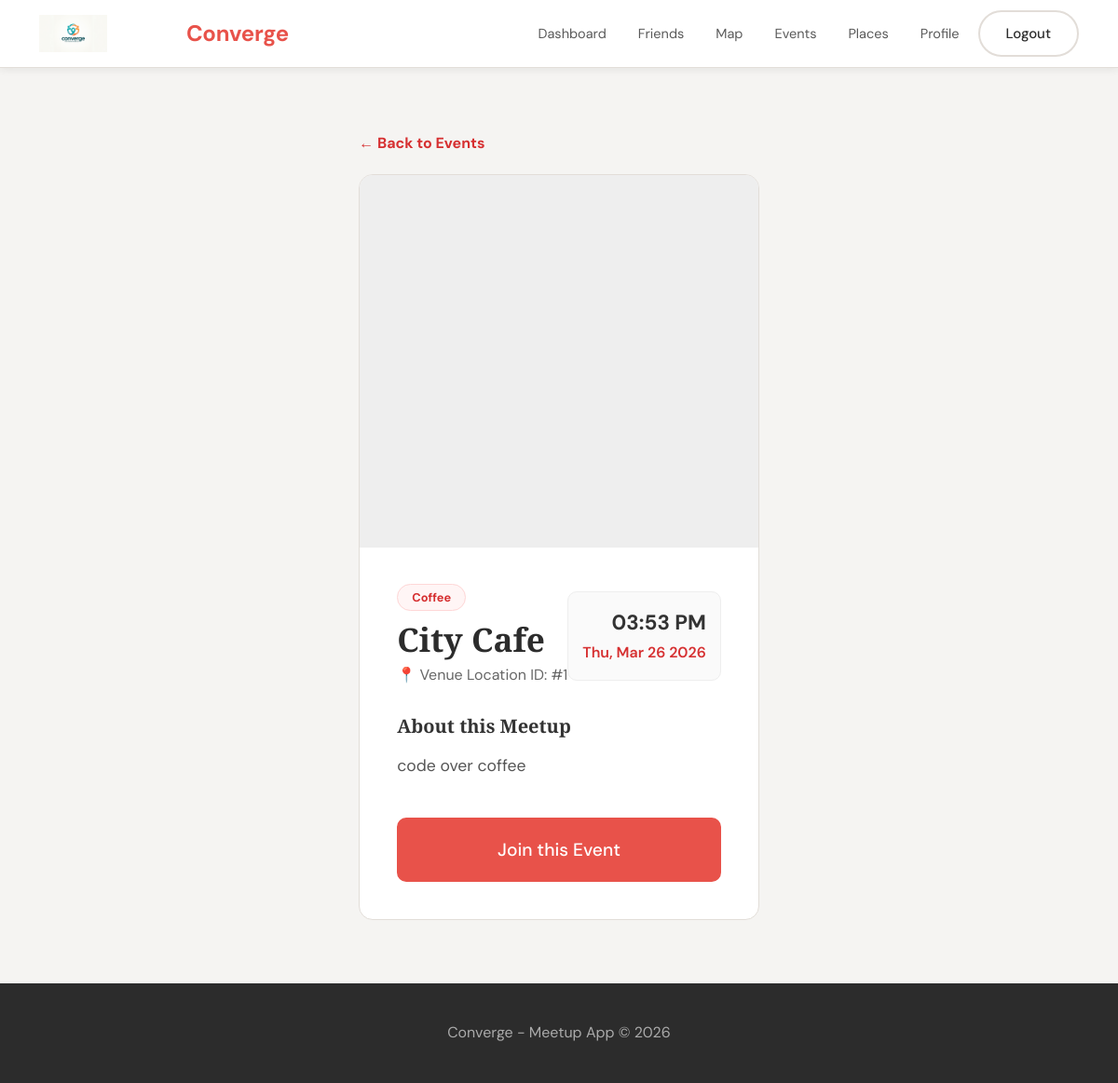
Page /events/join_events.php?event_id=1 (signed in) on the committed database.
### tables this page shows
CREATE TABLE `events` (
  `id` int NOT NULL AUTO_INCREMENT,
  `creator_id` int DEFAULT NULL,
  `place_id` int DEFAULT NULL,
  `event_time` datetime DEFAULT NULL,
  `description` text,
  PRIMARY KEY (`id`)
);

CREATE TABLE `places` (
  `place_id` int NOT NULL AUTO_INCREMENT,
  `place_name` varchar(100) DEFAULT NULL,
  `category` varchar(100) DEFAULT NULL,
  `lat` decimal(10,8) DEFAULT NULL,
  `lng` decimal(11,8) DEFAULT NULL,
  PRIMARY KEY (`place_id`)
);

### events/join_events.php (the view, shortened to what this page needs)
<?php
require_once '../config/db.php';
$current_user = $_SESSION["user_id"];
$event_id = mysqli_real_escape_string($conn, $_GET["event_id"]);
$sql = "SELECT e.*, p.place_name, p.category, p.lat, p.lng
        FROM events e
        JOIN places p ON e.place_id = p.place_id
        WHERE e.id = '$event_id'";
$res = $conn->query($sql);
$event = $res->fetch_assoc();
$check_status = $conn->query("SELECT * FROM event_participants WHERE event_id='$event_id' AND user_id='$current_user'");
$already_joined = ($check_status->num_rows > 0);
$map_coords = ($event['lat'] && $event['lng']) ? $event['lat'] . "," . $event['lng'] : "0,0";
?>
<!DOCTYPE html>
<html lang="en">
<head>
    <link rel="stylesheet" href="../style1.css">
</head>
<body>
<?php require_once '../includes/header.php'; ?>
<main class="dashboard-page">
    <div style="max-width: 900px; margin: 0 auto; padding: 20px;">
        <a href="view_events.php" style="text-decoration: none; color: #d63031; font-weight: bold; display: inline-block; margin-bottom: 20px;">
            ← Back to Events
        </a>
        <div class="dash-card" style="padding: 0; overflow: hidden; border-radius: 15px;">
            <div style="width: 100%; height: 400px; background: #eee;">
                <iframe
                    width="100%"
                    height="100%"
                    frameborder="0"
                    style="border:0"
                    src="https://maps.google.com/maps?q=<?php echo $map_coords; ?>&t=&z=15&ie=UTF8&iwloc=&output=embed"
                    allowfullscreen>
                </iframe>
            </div>
            <div style="padding: 40px;">
                <div style="display: flex; justify-content: space-between; align-items: center; margin-bottom: 30px;">
                    <div>
                        <span style="background: #fff5f5; color: #d63031; padding: 5px 15px; border-radius: 20px; font-size: 0.8rem; font-weight: bold; border: 1px solid #fed7d7;">
                            <?php echo htmlspecialchars($event['category']); ?>
                        </span>
                        <h1 style="margin: 10px 0 5px 0; font-size: 2.2rem;">
                            <?php echo htmlspecialchars($event['place_name']); ?>
                        </h1>
                        <p style="color: #666; font-size: 1rem;">📍 Venue Location ID: #<?php echo $event['place_id']; ?></p>
                    </div>
                    <div style="text-align: right; background: #fafafa; padding: 15px; border-radius: 10px; border: 1px solid #eee;">
                        <div style="font-size: 1.4rem; font-weight: bold; color: #333;">
                            <?php echo date('h:i A', strtotime($event['event_time'])); ?>
                        </div>
                        <div style="color: #d63031; font-weight: 600;">
                            <?php echo date('D, M d Y', strtotime($event['event_time'])); ?>
                        </div>
                    </div>
                </div>
                <div style="margin-bottom: 40px;">
                    <h3 style="margin-bottom: 15px; color: #333;">About this Meetup</h3>
                    <p style="font-size: 1.1rem; line-height: 1.8; color: #555;">
                        <?php echo nl2br(htmlspecialchars($event['description'])); ?>
                    </p>
                </div>
                <?php if($already_joined): ?>
                    <div style="background: #f0fff4; color: #276749; padding: 20px; border-radius: 10px; text-align: center; font-weight: bold; border: 1px solid #c6f6d5;">
                        You're on the guest list! See you there.
                    </div>
                <?php else: ?>
                    <form method="POST">
                        <button type="submit" name="confirm_join" class="btn btn-primary" style="width: 100%; padding: 20px; font-size: 1.2rem; border-radius: 10px;">
                            Join this Event
                        </button>
                    </form>
                <?php endif; ?>
            </div>
        </div>
    </div>
</main>
<?php require_once '../includes/footer.php'; ?>
</body>
</html>

### style1.css (style rules this page uses)
:root { --red: #E8524A; --red-dark: #C8403A; --red-light: #FBEAE9; --gold: #F0C040; --gold-dark: #C9980A; --gold-light: #FDF6DC; --dark: #2C2C2C; --mid: #5A5A5A; --muted: #8A8A8A; --bg: #F5F4F2; --white: #FFFFFF; --border: #E2DDD8; --header-h: 72px; --radius: 10px; --radius-lg: 18px; --shadow-sm: 0 2px 8px rgba(44,44,44,.08); --shadow-md: 0 6px 24px rgba(44,44,44,.12); --shadow-lg: 0 16px 48px rgba(44,44,44,.15); --transition: .22s cubic-bezier(.4,0,.2,1); }
*, *::before, *::after { box-sizing: border-box; margin: 0; padding: 0; }
html { scroll-behavior: smooth; }
body { font-family: 'DM Sans', sans-serif; font-size: 16px; color: var(--dark); background: var(--bg); line-height: 1.65; min-height: 100vh; display: flex; flex-direction: column; }
main { flex: 1; }
a { color: inherit; text-decoration: none; transition: color var(--transition); }
h1, h2, h3, h4, h5 { font-family: 'Playfair Display', Georgia, serif; line-height: 1.2; color: var(--dark); }
p { font-family: 'DM Sans', sans-serif; }
.btn { display: inline-block; padding: 11px 28px; border-radius: 50px; font-family: 'DM Sans', sans-serif; font-size: 15px; font-weight: 500; cursor: pointer; border: 2px solid transparent; transition: all var(--transition); text-align: center; white-space: nowrap; text-decoration: none; }
.btn-primary { background: var(--red); color: var(--white); border-color: var(--red); }
.btn { padding:12px 28px; border-radius:6px; text-decoration:none; font-weight:600; }
.btn-primary { background:#ef4444; color:white; }
.dashboard-page { max-width: 1180px; margin: 0 auto; padding: 48px 32px; }
.dash-card { background: var(--white); border: 1.5px solid var(--border); border-radius: var(--radius-lg); padding: 32px 28px; text-decoration: none; color: inherit; transition: all var(--transition); display: block; }
.dash-card h3 { font-family: 'Playfair Display', Georgia, serif; font-size: 20px; margin-bottom: 8px; }
.dash-card p { font-size: 14px; color: var(--muted); line-height: 1.6; }

### assets/css/style.css (style rules this page uses)
:root { --red: #E8524A; --red-dark: #C8403A; --red-light: #FBEAE9; --gold: #F0C040; --gold-dark: #C9980A; --gold-light: #FDF6DC; --dark: #2C2C2C; --mid: #5A5A5A; --muted: #8A8A8A; --bg: #F5F4F2; --white: #FFFFFF; --border: #E2DDD8; --header-h: 72px; --radius: 10px; --radius-lg: 18px; --shadow-sm: 0 2px 8px rgba(44,44,44,.08); --shadow-md: 0 6px 24px rgba(44,44,44,.12); --shadow-lg: 0 16px 48px rgba(44,44,44,.15); --transition: .22s cubic-bezier(.4,0,.2,1); }
*, *::before, *::after { box-sizing: border-box; margin: 0; padding: 0; }
html { scroll-behavior: smooth; }
body { font-family: 'DM Sans', sans-serif; font-size: 16px; color: var(--dark); background: var(--bg); line-height: 1.65; min-height: 100vh; display: flex; flex-direction: column; }
h1, h2, h3, h4, h5 { font-family: 'Playfair Display', Georgia, serif; line-height: 1.2; color: var(--dark); }
a { color: inherit; text-decoration: none; transition: color var(--transition); }
.btn { display: inline-block; padding: 11px 28px; border-radius: 50px; font-weight: 500; cursor: pointer; border: 2px solid transparent; transition: all var(--transition); text-align: center; }
.btn-primary { background: var(--red); color: var(--white); border-color: var(--red); }

### rows in the picture
events: place.category "Coffee", place.place_name "City Cafe", place "1", event_time "03:53 PM", event_time "Thu, Mar 26 2026", description "code over coffee"

### other values in the picture
$_SESSION['username'] "Profile"
